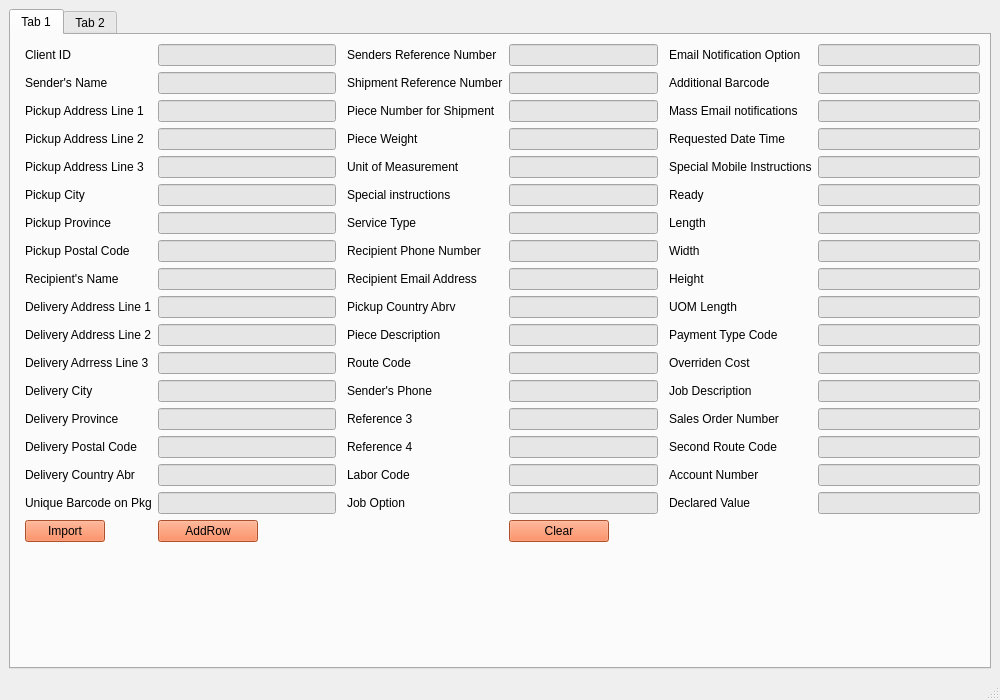
<?xml version="1.0" encoding="UTF-8"?>
<ui version="4.0">
 <class>MainWindow</class>
 <widget class="QMainWindow" name="MainWindow">
  <property name="geometry">
   <rect>
    <x>0</x>
    <y>0</y>
    <width>1000</width>
    <height>700</height>
   </rect>
  </property>
  <property name="minimumSize">
   <size>
    <width>1000</width>
    <height>700</height>
   </size>
  </property>
  <property name="maximumSize">
   <size>
    <width>1000</width>
    <height>700</height>
   </size>
  </property>
  <property name="cursor">
   <cursorShape>ArrowCursor</cursorShape>
  </property>
  <property name="windowTitle">
   <string>MainWindow</string>
  </property>
  <property name="styleSheet">
   <string notr="true">QPushButton{
background-color: #ffffb3
}</string>
  </property>
  <widget class="QWidget" name="centralwidget">
   <property name="styleSheet">
    <string notr="true">QPushButton{
background-color: #ffffb3
}


QLineEdit{
background-color: #e6e6e6;
}</string>
   </property>
   <layout class="QVBoxLayout" name="verticalLayout">
    <item>
     <widget class="QTabWidget" name="tabWidget">
      <property name="maximumSize">
       <size>
        <width>1000</width>
        <height>700</height>
       </size>
      </property>
      <property name="styleSheet">
       <string notr="true">QPushButton { color: black; background-color: #f3703c }</string>
      </property>
      <property name="currentIndex">
       <number>0</number>
      </property>
      <widget class="QWidget" name="tab">
       <attribute name="title">
        <string>Tab 1</string>
       </attribute>
       <layout class="QHBoxLayout" name="horizontalLayout_2">
        <item>
         <layout class="QFormLayout" name="formLayout">
          <property name="leftMargin">
           <number>5</number>
          </property>
          <item row="0" column="0">
           <widget class="QLabel" name="clientIDLabel">
            <property name="text">
             <string>Client ID</string>
            </property>
           </widget>
          </item>
          <item row="0" column="1">
           <widget class="QLineEdit" name="clientIDLineEdit"/>
          </item>
          <item row="1" column="0">
           <widget class="QLabel" name="senderSNameLabel">
            <property name="text">
             <string>Sender's Name</string>
            </property>
           </widget>
          </item>
          <item row="1" column="1">
           <widget class="QLineEdit" name="senderSNameLineEdit"/>
          </item>
          <item row="2" column="0">
           <widget class="QLabel" name="pickupAddressLine1Label">
            <property name="text">
             <string>Pickup Address Line 1</string>
            </property>
           </widget>
          </item>
          <item row="2" column="1">
           <widget class="QLineEdit" name="pickupAddressLine1LineEdit"/>
          </item>
          <item row="3" column="0">
           <widget class="QLabel" name="pickupAddressLine2Label">
            <property name="text">
             <string>Pickup Address Line 2</string>
            </property>
           </widget>
          </item>
          <item row="3" column="1">
           <widget class="QLineEdit" name="pickupAddressLine2LineEdit"/>
          </item>
          <item row="4" column="0">
           <widget class="QLabel" name="pickupAddressLine3Label">
            <property name="text">
             <string>Pickup Address Line 3</string>
            </property>
           </widget>
          </item>
          <item row="4" column="1">
           <widget class="QLineEdit" name="pickupAddressLine3LineEdit"/>
          </item>
          <item row="5" column="0">
           <widget class="QLabel" name="pickupCityLabel">
            <property name="text">
             <string>Pickup City</string>
            </property>
           </widget>
          </item>
          <item row="5" column="1">
           <widget class="QLineEdit" name="pickupCityLineEdit"/>
          </item>
          <item row="6" column="0">
           <widget class="QLabel" name="pickupProvinceLabel">
            <property name="text">
             <string>Pickup Province</string>
            </property>
           </widget>
          </item>
          <item row="6" column="1">
           <widget class="QLineEdit" name="pickupProvinceLineEdit"/>
          </item>
          <item row="7" column="0">
           <widget class="QLabel" name="pickupPostalCodeLabel">
            <property name="text">
             <string>Pickup Postal Code</string>
            </property>
           </widget>
          </item>
          <item row="7" column="1">
           <widget class="QLineEdit" name="pickupPostalCodeLineEdit"/>
          </item>
          <item row="8" column="0">
           <widget class="QLabel" name="recipientSNameLabel">
            <property name="text">
             <string>Recipient's Name</string>
            </property>
           </widget>
          </item>
          <item row="8" column="1">
           <widget class="QLineEdit" name="recipientSNameLineEdit"/>
          </item>
          <item row="9" column="0">
           <widget class="QLabel" name="deliveryAddressLine1Label">
            <property name="text">
             <string>Delivery Address Line 1</string>
            </property>
           </widget>
          </item>
          <item row="9" column="1">
           <widget class="QLineEdit" name="deliveryAddressLine1LineEdit"/>
          </item>
          <item row="10" column="0">
           <widget class="QLabel" name="deliveryAddressLine2Label">
            <property name="text">
             <string>Delivery Address Line 2</string>
            </property>
           </widget>
          </item>
          <item row="10" column="1">
           <widget class="QLineEdit" name="deliveryAddressLine2LineEdit"/>
          </item>
          <item row="11" column="0">
           <widget class="QLabel" name="deliveryAdrressLine3Label">
            <property name="text">
             <string>Delivery Adrress Line 3</string>
            </property>
           </widget>
          </item>
          <item row="11" column="1">
           <widget class="QLineEdit" name="deliveryAdrressLine3LineEdit"/>
          </item>
          <item row="12" column="0">
           <widget class="QLabel" name="deliveryCityLabel">
            <property name="text">
             <string>Delivery City</string>
            </property>
           </widget>
          </item>
          <item row="12" column="1">
           <widget class="QLineEdit" name="deliveryCityLineEdit"/>
          </item>
          <item row="13" column="0">
           <widget class="QLabel" name="deliveryProvinceLabel">
            <property name="text">
             <string>Delivery Province</string>
            </property>
           </widget>
          </item>
          <item row="13" column="1">
           <widget class="QLineEdit" name="deliveryProvinceLineEdit"/>
          </item>
          <item row="14" column="0">
           <widget class="QLabel" name="deliveryPostalCodeLabel">
            <property name="text">
             <string>Delivery Postal Code</string>
            </property>
           </widget>
          </item>
          <item row="14" column="1">
           <widget class="QLineEdit" name="deliveryPostalCodeLineEdit"/>
          </item>
          <item row="15" column="0">
           <widget class="QLabel" name="deliveryCountryAbreviationLabel">
            <property name="text">
             <string>Delivery Country Abr</string>
            </property>
           </widget>
          </item>
          <item row="15" column="1">
           <widget class="QLineEdit" name="deliveryCountryAbreviationLineEdit"/>
          </item>
          <item row="16" column="0">
           <widget class="QLabel" name="uniqueBarcodeOnPkgLabel">
            <property name="text">
             <string>Unique Barcode on Pkg</string>
            </property>
           </widget>
          </item>
          <item row="16" column="1">
           <widget class="QLineEdit" name="uniqueBarcodeOnPkgLineEdit"/>
          </item>
          <item row="17" column="0">
           <widget class="QPushButton" name="Import">
            <property name="maximumSize">
             <size>
              <width>100</width>
              <height>30</height>
             </size>
            </property>
            <property name="autoFillBackground">
             <bool>false</bool>
            </property>
            <property name="styleSheet">
             <string notr="true"/>
            </property>
            <property name="text">
             <string>Import</string>
            </property>
            <property name="default">
             <bool>false</bool>
            </property>
            <property name="flat">
             <bool>false</bool>
            </property>
           </widget>
          </item>
          <item row="17" column="1">
           <widget class="QPushButton" name="AddRow">
            <property name="minimumSize">
             <size>
              <width>0</width>
              <height>0</height>
             </size>
            </property>
            <property name="maximumSize">
             <size>
              <width>100</width>
              <height>30</height>
             </size>
            </property>
            <property name="styleSheet">
             <string notr="true"/>
            </property>
            <property name="text">
             <string>AddRow</string>
            </property>
           </widget>
          </item>
         </layout>
        </item>
        <item>
         <layout class="QFormLayout" name="formLayout_2">
          <property name="leftMargin">
           <number>5</number>
          </property>
          <item row="0" column="0">
           <widget class="QLabel" name="sendersReferenceNumberLabel">
            <property name="text">
             <string>Senders Reference Number</string>
            </property>
           </widget>
          </item>
          <item row="0" column="1">
           <widget class="QLineEdit" name="sendersReferenceNumberLineEdit"/>
          </item>
          <item row="1" column="0">
           <widget class="QLabel" name="shipmentReferenceNumberLabel">
            <property name="text">
             <string>Shipment Reference Number</string>
            </property>
           </widget>
          </item>
          <item row="1" column="1">
           <widget class="QLineEdit" name="shipmentReferenceNumberLineEdit"/>
          </item>
          <item row="2" column="0">
           <widget class="QLabel" name="pieceNumberForShipmentLabel">
            <property name="text">
             <string>Piece Number for Shipment</string>
            </property>
           </widget>
          </item>
          <item row="2" column="1">
           <widget class="QLineEdit" name="pieceNumberForShipmentLineEdit"/>
          </item>
          <item row="3" column="0">
           <widget class="QLabel" name="pieceWeightLabel">
            <property name="text">
             <string>Piece Weight</string>
            </property>
           </widget>
          </item>
          <item row="3" column="1">
           <widget class="QLineEdit" name="pieceWeightLineEdit"/>
          </item>
          <item row="4" column="0">
           <widget class="QLabel" name="unitOfMeasurementLabel">
            <property name="text">
             <string>Unit of Measurement</string>
            </property>
           </widget>
          </item>
          <item row="4" column="1">
           <widget class="QLineEdit" name="unitOfMeasurementLineEdit"/>
          </item>
          <item row="5" column="0">
           <widget class="QLabel" name="specialInstructionsLabel">
            <property name="text">
             <string>Special instructions</string>
            </property>
           </widget>
          </item>
          <item row="5" column="1">
           <widget class="QLineEdit" name="specialInstructionsLineEdit"/>
          </item>
          <item row="6" column="0">
           <widget class="QLabel" name="serviceTypeLabel">
            <property name="text">
             <string>Service Type</string>
            </property>
           </widget>
          </item>
          <item row="6" column="1">
           <widget class="QLineEdit" name="serviceTypeLineEdit"/>
          </item>
          <item row="7" column="0">
           <widget class="QLabel" name="recipientPhoneNumberLabel">
            <property name="text">
             <string>Recipient Phone Number</string>
            </property>
           </widget>
          </item>
          <item row="7" column="1">
           <widget class="QLineEdit" name="recipientPhoneNumberLineEdit"/>
          </item>
          <item row="8" column="0">
           <widget class="QLabel" name="recipientEmailAddressLabel">
            <property name="text">
             <string>Recipient Email Address</string>
            </property>
           </widget>
          </item>
          <item row="8" column="1">
           <widget class="QLineEdit" name="recipientEmailAddressLineEdit"/>
          </item>
          <item row="9" column="0">
           <widget class="QLabel" name="pickupCountryAbrvLabel">
            <property name="text">
             <string>Pickup Country Abrv</string>
            </property>
           </widget>
          </item>
          <item row="9" column="1">
           <widget class="QLineEdit" name="pickupCountryAbrvLineEdit"/>
          </item>
          <item row="10" column="0">
           <widget class="QLabel" name="pieceDescriptionLabel">
            <property name="text">
             <string>Piece Description</string>
            </property>
           </widget>
          </item>
          <item row="10" column="1">
           <widget class="QLineEdit" name="pieceDescriptionLineEdit"/>
          </item>
          <item row="11" column="0">
           <widget class="QLabel" name="routeCodeLabel">
            <property name="text">
             <string>Route Code</string>
            </property>
           </widget>
          </item>
          <item row="11" column="1">
           <widget class="QLineEdit" name="routeCodeLineEdit"/>
          </item>
          <item row="12" column="0">
           <widget class="QLabel" name="senderSPhoneLabel">
            <property name="text">
             <string>Sender's Phone</string>
            </property>
           </widget>
          </item>
          <item row="12" column="1">
           <widget class="QLineEdit" name="senderSPhoneLineEdit"/>
          </item>
          <item row="13" column="0">
           <widget class="QLabel" name="reference3Label">
            <property name="text">
             <string>Reference 3</string>
            </property>
           </widget>
          </item>
          <item row="13" column="1">
           <widget class="QLineEdit" name="reference3LineEdit"/>
          </item>
          <item row="14" column="0">
           <widget class="QLabel" name="reference4Label">
            <property name="text">
             <string>Reference 4</string>
            </property>
           </widget>
          </item>
          <item row="14" column="1">
           <widget class="QLineEdit" name="reference4LineEdit"/>
          </item>
          <item row="15" column="0">
           <widget class="QLabel" name="laborCodeLabel">
            <property name="text">
             <string>Labor Code</string>
            </property>
           </widget>
          </item>
          <item row="15" column="1">
           <widget class="QLineEdit" name="laborCodeLineEdit"/>
          </item>
          <item row="16" column="0">
           <widget class="QLabel" name="jobOptionLabel">
            <property name="text">
             <string>Job Option</string>
            </property>
           </widget>
          </item>
          <item row="16" column="1">
           <widget class="QLineEdit" name="jobOptionLineEdit"/>
          </item>
          <item row="17" column="1">
           <widget class="QPushButton" name="Clear">
            <property name="maximumSize">
             <size>
              <width>100</width>
              <height>30</height>
             </size>
            </property>
            <property name="text">
             <string>Clear</string>
            </property>
           </widget>
          </item>
         </layout>
        </item>
        <item>
         <layout class="QFormLayout" name="formLayout_3">
          <property name="leftMargin">
           <number>5</number>
          </property>
          <property name="bottomMargin">
           <number>0</number>
          </property>
          <item row="0" column="0">
           <widget class="QLabel" name="emailNotificationOptionLabel">
            <property name="text">
             <string>Email Notification Option</string>
            </property>
           </widget>
          </item>
          <item row="0" column="1">
           <widget class="QLineEdit" name="EmailNotificationOptionLineEdit"/>
          </item>
          <item row="1" column="0">
           <widget class="QLabel" name="additionalBarcodeLabel">
            <property name="text">
             <string>Additional Barcode</string>
            </property>
           </widget>
          </item>
          <item row="1" column="1">
           <widget class="QLineEdit" name="additionalBarcodeLineEdit"/>
          </item>
          <item row="2" column="0">
           <widget class="QLabel" name="massEmailNotificationsLabel">
            <property name="text">
             <string>Mass Email notifications</string>
            </property>
           </widget>
          </item>
          <item row="2" column="1">
           <widget class="QLineEdit" name="massEmailNotificationsLineEdit"/>
          </item>
          <item row="3" column="0">
           <widget class="QLabel" name="requestedDateTimeLabel">
            <property name="text">
             <string>Requested Date Time</string>
            </property>
           </widget>
          </item>
          <item row="3" column="1">
           <widget class="QLineEdit" name="requestedDateTimeLineEdit"/>
          </item>
          <item row="4" column="0">
           <widget class="QLabel" name="specialMobileInstructionsLabel">
            <property name="text">
             <string>Special Mobile Instructions</string>
            </property>
           </widget>
          </item>
          <item row="4" column="1">
           <widget class="QLineEdit" name="specialMobileInstructionsLineEdit"/>
          </item>
          <item row="5" column="0">
           <widget class="QLabel" name="readyLabel">
            <property name="text">
             <string>Ready</string>
            </property>
           </widget>
          </item>
          <item row="5" column="1">
           <widget class="QLineEdit" name="readyLineEdit"/>
          </item>
          <item row="6" column="0">
           <widget class="QLabel" name="lengthLabel">
            <property name="text">
             <string>Length</string>
            </property>
           </widget>
          </item>
          <item row="6" column="1">
           <widget class="QLineEdit" name="lengthLineEdit"/>
          </item>
          <item row="7" column="0">
           <widget class="QLabel" name="widthLabel">
            <property name="text">
             <string>Width</string>
            </property>
           </widget>
          </item>
          <item row="7" column="1">
           <widget class="QLineEdit" name="widthLineEdit"/>
          </item>
          <item row="8" column="0">
           <widget class="QLabel" name="heightLabel">
            <property name="text">
             <string>Height</string>
            </property>
           </widget>
          </item>
          <item row="8" column="1">
           <widget class="QLineEdit" name="heightLineEdit"/>
          </item>
          <item row="9" column="0">
           <widget class="QLabel" name="uOMLengthLabel">
            <property name="text">
             <string>UOM Length</string>
            </property>
           </widget>
          </item>
          <item row="9" column="1">
           <widget class="QLineEdit" name="uOMLengthLineEdit"/>
          </item>
          <item row="10" column="0">
           <widget class="QLabel" name="paymentTypeCodeLabel">
            <property name="text">
             <string>Payment Type Code</string>
            </property>
           </widget>
          </item>
          <item row="10" column="1">
           <widget class="QLineEdit" name="paymentTypeCodeLineEdit"/>
          </item>
          <item row="11" column="0">
           <widget class="QLabel" name="overridenCostLabel">
            <property name="text">
             <string>Overriden Cost</string>
            </property>
           </widget>
          </item>
          <item row="11" column="1">
           <widget class="QLineEdit" name="overridenCostLineEdit"/>
          </item>
          <item row="12" column="0">
           <widget class="QLabel" name="jobDescriptionLabel">
            <property name="text">
             <string>Job Description</string>
            </property>
           </widget>
          </item>
          <item row="12" column="1">
           <widget class="QLineEdit" name="jobDescriptionLineEdit"/>
          </item>
          <item row="13" column="0">
           <widget class="QLabel" name="salesOrderNumberLabel">
            <property name="text">
             <string>Sales Order Number</string>
            </property>
           </widget>
          </item>
          <item row="13" column="1">
           <widget class="QLineEdit" name="salesOrderNumberLineEdit"/>
          </item>
          <item row="14" column="0">
           <widget class="QLabel" name="secondRouteCodeLabel">
            <property name="text">
             <string>Second Route Code</string>
            </property>
           </widget>
          </item>
          <item row="14" column="1">
           <widget class="QLineEdit" name="secondRouteCodeLineEdit"/>
          </item>
          <item row="15" column="0">
           <widget class="QLabel" name="accountNumberLabel">
            <property name="text">
             <string>Account Number</string>
            </property>
           </widget>
          </item>
          <item row="15" column="1">
           <widget class="QLineEdit" name="accountNumberLineEdit"/>
          </item>
          <item row="16" column="0">
           <widget class="QLabel" name="declaredValueLabel">
            <property name="text">
             <string>Declared Value</string>
            </property>
           </widget>
          </item>
          <item row="16" column="1">
           <widget class="QLineEdit" name="declaredValueLineEdit"/>
          </item>
         </layout>
        </item>
       </layout>
      </widget>
      <widget class="QWidget" name="tab_2">
       <attribute name="title">
        <string>Tab 2</string>
       </attribute>
       <layout class="QVBoxLayout" name="verticalLayout_2">
        <item>
         <widget class="QTableWidget" name="tableWidget">
          <property name="rowCount">
           <number>20</number>
          </property>
          <property name="columnCount">
           <number>51</number>
          </property>
          <row/>
          <row/>
          <row/>
          <row/>
          <row/>
          <row/>
          <row/>
          <row/>
          <row/>
          <row/>
          <row/>
          <row/>
          <row/>
          <row/>
          <row/>
          <row/>
          <row/>
          <row/>
          <row/>
          <row/>
          <column/>
          <column/>
          <column/>
          <column/>
          <column/>
          <column/>
          <column/>
          <column/>
          <column/>
          <column/>
          <column/>
          <column/>
          <column/>
          <column/>
          <column/>
          <column/>
          <column/>
          <column/>
          <column/>
          <column/>
          <column/>
          <column/>
          <column/>
          <column/>
          <column/>
          <column/>
          <column/>
          <column/>
          <column/>
          <column/>
          <column/>
          <column/>
          <column/>
          <column/>
          <column/>
          <column/>
          <column/>
          <column/>
          <column/>
          <column/>
          <column/>
          <column/>
          <column/>
          <column/>
          <column/>
          <column/>
          <column/>
          <column/>
          <column/>
          <column/>
          <column/>
         </widget>
        </item>
        <item>
         <widget class="QPushButton" name="RemoveRow">
          <property name="maximumSize">
           <size>
            <width>100</width>
            <height>100</height>
           </size>
          </property>
          <property name="text">
           <string>Remove Row</string>
          </property>
         </widget>
        </item>
        <item>
         <widget class="QPushButton" name="Export">
          <property name="maximumSize">
           <size>
            <width>100</width>
            <height>100</height>
           </size>
          </property>
          <property name="text">
           <string>Export</string>
          </property>
         </widget>
        </item>
       </layout>
      </widget>
     </widget>
    </item>
   </layout>
  </widget>
  <widget class="QMenuBar" name="menubar">
   <property name="geometry">
    <rect>
     <x>0</x>
     <y>0</y>
     <width>1000</width>
     <height>21</height>
    </rect>
   </property>
  </widget>
  <widget class="QStatusBar" name="statusbar"/>
 </widget>
 <resources/>
 <connections/>
</ui>
